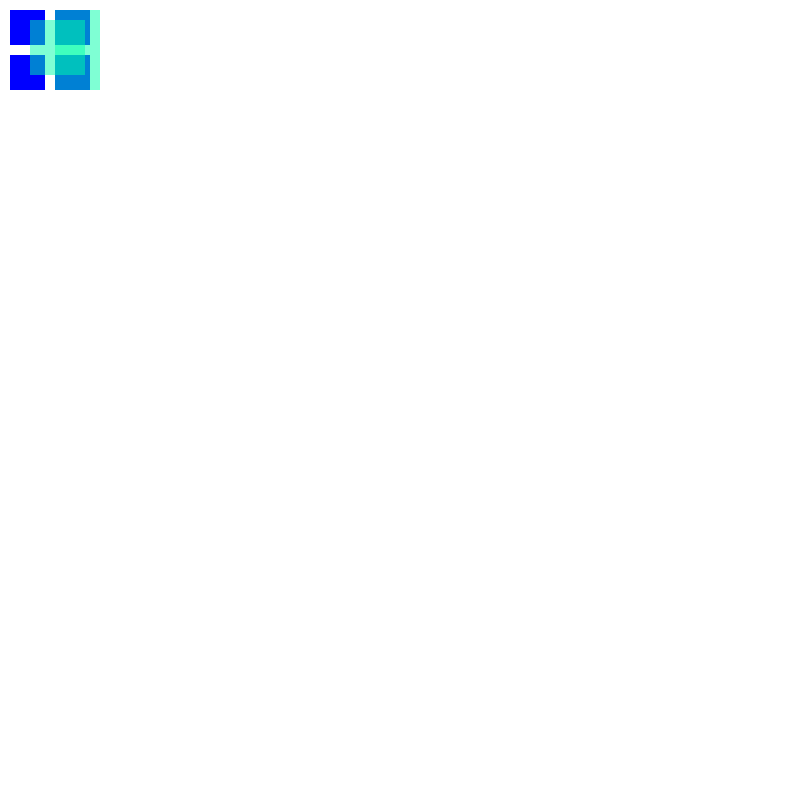
Frame 1 (no input)
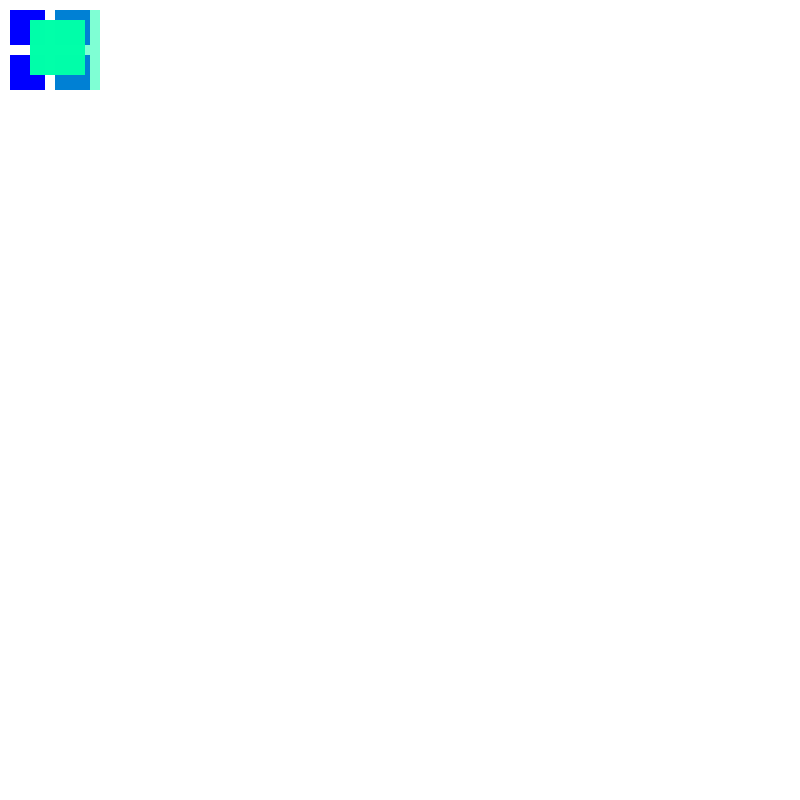
Frame 60 (no input)
Frame 120 (the mouse pressed at the canvas centre since frame 60): identical to frame 60, image omitted

The p5.js sketch that drew these frames (run headless with seeded random() and noise() and a simulated clock; from frame 60 on, the mouse is pressed at the canvas centre):

// p5.js sketch
// ── sketch.js
function setup() {
  createCanvas( 800 , 800 );
  noStroke();  
c = color('rgb(0,0,255)');
fill(c); 
rect(10, 10, 35, 35);  

c = color('rgb(0%, 0%, 100%)');
fill(c); 
rect(55, 10, 35, 35);  
c = color('rgba(0, 0, 255, 1)');
fill(c); 
rect(10, 55, 35, 35);  

c = color('rgba(0%, 0%, 100%, 1)');
fill(c);
rect(55, 55, 35, 35);  




c = color('hsla(160, 100%, 50%, 0.5)');
fill(c); 
rect(55, 10, 45, 80);  
}

function draw() {
 rect(30, 20, 55, 55);

}
